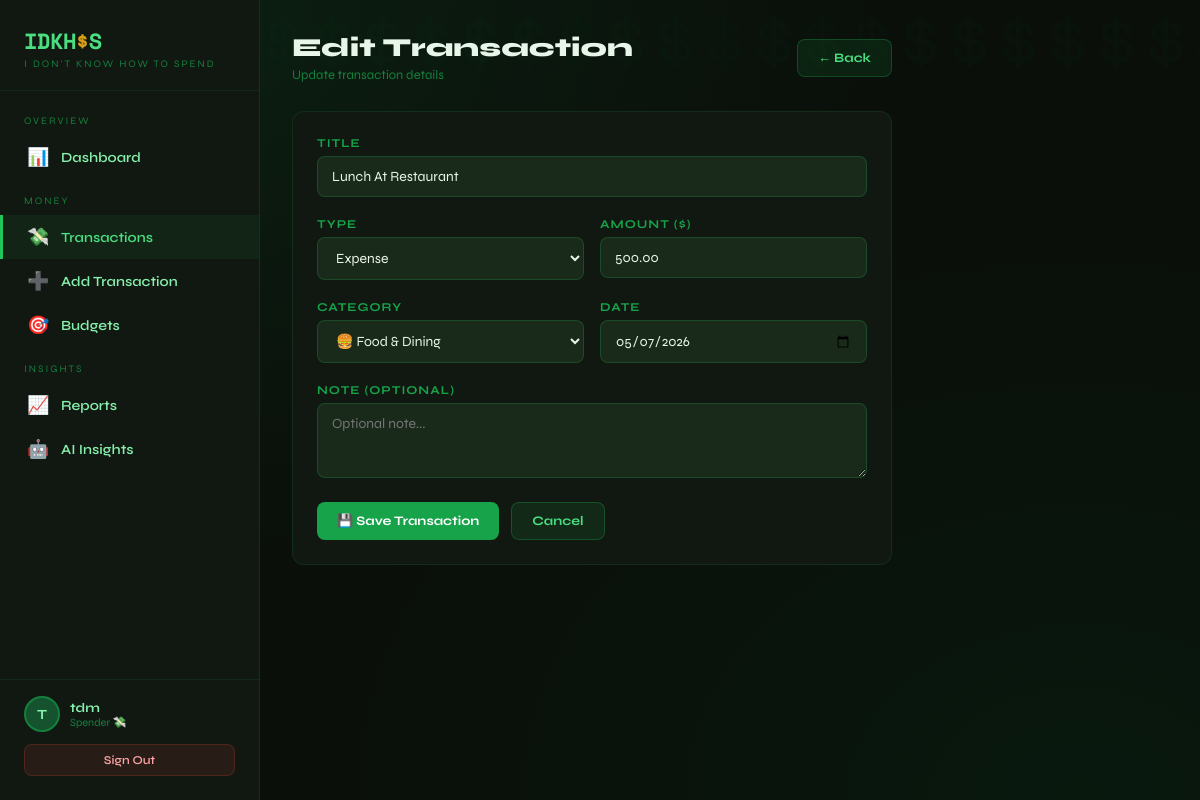
Screenshot of /transactions/3/edit/ (signed in) with the database file from the repository.
### tracker/models.py (models this page shows, shortened)
class Transaction(models.Model):
    user = models.ForeignKey(User, on_delete=models.CASCADE, related_name='transactions')
    title = models.CharField(max_length=200)
    amount = models.DecimalField(max_digits=12, decimal_places=2)
    transaction_type = models.CharField(max_length=10, choices=TYPE_CHOICES)
    category = models.CharField(max_length=50, choices=CATEGORY_CHOICES)
    date = models.DateField(default=timezone.now)
    note = models.TextField(blank=True, null=True)
    created_at = models.DateTimeField(auto_now_add=True)
    updated_at = models.DateTimeField(auto_now=True)
    class Meta:
        ordering = ['-date', '-created_at']

### tracker/views.py (the view)
# urls.py: path('transactions/<int:pk>/edit/', views.transaction_edit, name='transaction_edit'),
@login_required
def transaction_edit(request, pk):
    t = get_object_or_404(Transaction, pk=pk, user=request.user)
    if request.method == 'POST':
        form = TransactionForm(request.POST, instance=t)
        if form.is_valid():
            form.save()
            messages.success(request, '✏️ Transaction updated!')
            return redirect('transaction_list')
    else:
        form = TransactionForm(instance=t)
    return render(request, 'tracker/transaction_form.html', {'form': form, 'action': 'Edit', 'transaction': t})

### tracker/forms.py
class TransactionForm(forms.ModelForm):
    class Meta:
        model = Transaction
        fields = ['title', 'amount', 'transaction_type', 'category', 'date', 'note']
        widgets = {
            'title': forms.TextInput(attrs={'class': 'form-input', 'placeholder': 'e.g. Lunch at restaurant'}),
            'amount': forms.NumberInput(attrs={'class': 'form-input', 'placeholder': '0.00', 'step': '0.01', 'min': '0'}),
            'transaction_type': forms.Select(attrs={'class': 'form-input'}),
            'category': forms.Select(attrs={'class': 'form-input'}),
            'date': forms.DateInput(attrs={'class': 'form-input', 'type': 'date'}),
            'note': forms.Textarea(attrs={'class': 'form-input', 'rows': 3, 'placeholder': 'Optional note...'}),
        }

### templates/tracker/transaction_form.html (shortened to what this page needs)
{% extends 'tracker/base.html' %}
{% block content %}
<div style="max-width:600px;">
    <div class="page-header">
        <div>
            <h1 class="page-title">{{ action }} Transaction</h1>
            <p class="page-subtitle">{% if action == 'Add' %}Record a new income or expense{% else %}Update transaction details{% endif %}</p>
        </div>
        <a href="{% url 'transaction_list' %}" class="btn btn-secondary">← Back</a>
    </div>
    <div class="card">
        <form method="post">
            <div class="form-group">
                <label class="form-label">Title</label>
                {{ form.title }}
            </div>
            <div style="display:grid;grid-template-columns:1fr 1fr;gap:16px;">
                <div class="form-group">
                    <label class="form-label">Type</label>
                    {{ form.transaction_type }}
                </div>
                <div class="form-group">
                    <label class="form-label">Amount ($)</label>
                    {{ form.amount }}
                </div>
            </div>
            <div style="display:grid;grid-template-columns:1fr 1fr;gap:16px;">
                <div class="form-group">
                    <label class="form-label">Category</label>
                    {{ form.category }}
                </div>
                <div class="form-group">
                    <label class="form-label">Date</label>
                    {{ form.date }}
                </div>
            </div>
            <div class="form-group">
                <label class="form-label">Note (optional)</label>
                {{ form.note }}
            </div>
            <div style="display:flex;gap:12px;margin-top:8px;">
                <button type="submit" class="btn btn-primary">💾 Save Transaction</button>
                <a href="{% url 'transaction_list' %}" class="btn btn-secondary">Cancel</a>
            </div>
        </form>
    </div>
</div>
{% endblock %}

### templates/tracker/base.html (shortened to what this page needs)
{% load static %}
<!DOCTYPE html>
<html lang="en">
<head>
</head>
<body>
    {% if user.is_authenticated %}
    <div class="layout">
        <div class="dollar-bg" aria-hidden="true">
        </div>
        <nav class="sidebar">
            <div class="sidebar-logo">
                <div class="logo-mark">IDKH<span>$</span>S</div>
                <div class="logo-sub">I don't know how to spend</div>
            </div>
            <span class="nav-group-label">Overview</span>
            <a href="{% url 'dashboard' %}" class="nav-link {% if request.resolver_match.url_name == 'dashboard' %}active{% endif %}">
                <span class="nav-icon">📊</span> Dashboard
            </a>
            <span class="nav-group-label">Money</span>
            <a href="{% url 'transaction_list' %}" class="nav-link {% if 'transaction' in request.resolver_match.url_name %}active{% endif %}">
                <span class="nav-icon">💸</span> Transactions
            </a>
            <a href="{% url 'transaction_add' %}" class="nav-link">
                <span class="nav-icon">➕</span> Add Transaction
            </a>
            <a href="{% url 'budget_list' %}" class="nav-link {% if 'budget' in request.resolver_match.url_name %}active{% endif %}">
                <span class="nav-icon">🎯</span> Budgets
            </a>
            <span class="nav-group-label">Insights</span>
            <a href="{% url 'reports' %}" class="nav-link {% if request.resolver_match.url_name == 'reports' %}active{% endif %}">
                <span class="nav-icon">📈</span> Reports
            </a>
            <a href="{% url 'ai_insights' %}" class="nav-link {% if request.resolver_match.url_name == 'ai_insights' %}active{% endif %}">
                <span class="nav-icon">🤖</span> AI Insights
            </a>
            <div class="sidebar-footer">
                <div class="user-badge">
                    <div class="user-avatar">{{ user.username|first|upper }}</div>
                    <div>
                        <div class="user-name">{{ user.username }}</div>
                        <div class="user-role">Spender 💸</div>
                    </div>
                </div>
                <a href="{% url 'logout' %}" class="btn-logout">Sign Out</a>
            </div>
        </nav>
        <main class="main-content" style="position:relative;z-index:1;">
            {% block content %}{% endblock %}
        </main>
    </div>
    {% else %}
        {% block auth_content %}{% endblock %}
    {% endif %}
</body>
</html>

### rows the page displays
Transaction: title "Lunch At Restaurant", transaction_type "Expense", amount "500.00", category "🍔 Food & Dining", date "05/07/2026"

### other values shown
{{ user.username|first|upper }} "T"
{{ user.username }} "tdm"
{{ action }} "Edit"
